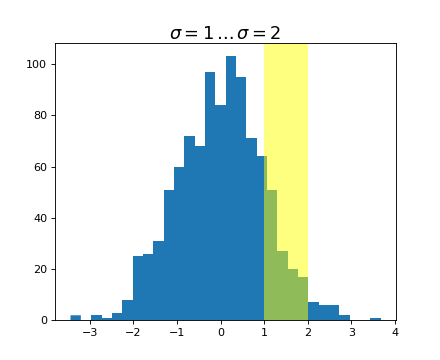

The script that drew this image:
import numpy as np
import matplotlib.pyplot as plt
import matplotlib.patches as patches
import matplotlib.transforms as transforms

fig = plt.figure()
ax = fig.add_subplot(111)

x = np.random.randn(1000)

ax.hist(x, 30)
ax.set_title(r'$\sigma=1 \/ \dots \/ \sigma=2$', fontsize=16)

# the x coords of this transformation are data, and the
# y coord are axes
trans = transforms.blended_transform_factory(
    ax.transData, ax.transAxes)

# highlight the 1..2 stddev region with a span.
# We want x to be in data coordinates and y to
# span from 0..1 in axes coords
rect = patches.Rectangle((1,0), width=1, height=1,
                         transform=trans, color='yellow',
                         alpha=0.5)

ax.add_patch(rect)

plt.show()
